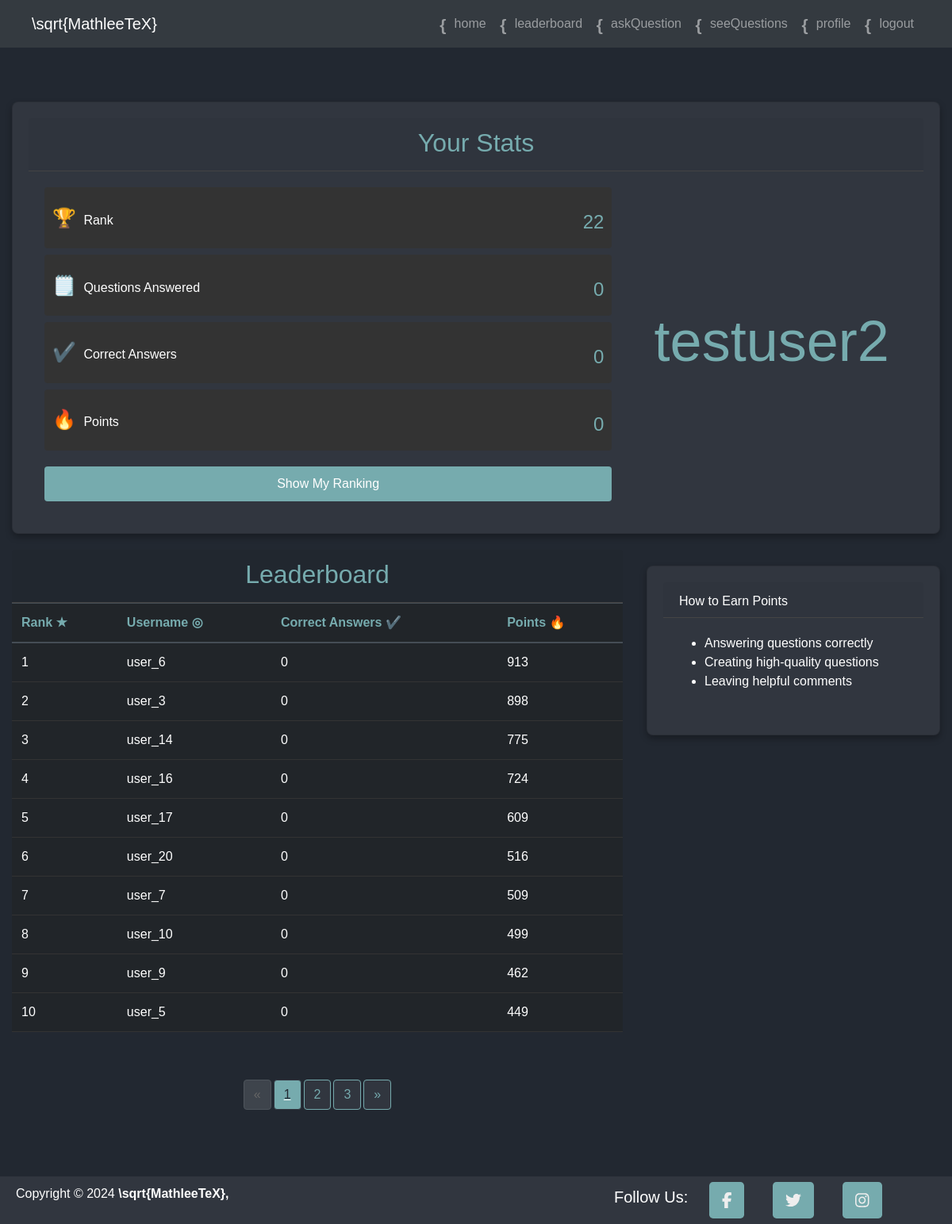
/leaderboard (signed in), run on the app's committed database.
### app/models.py (models this page shows, shortened)
class users(UserMixin, db.Model):
    user_id = db.Column(db.Integer, primary_key=True)
    username = db.Column(db.String, unique=True, nullable=False)
    email = db.Column(db.String, unique=True, nullable=False)
    password = db.Column(db.String, nullable=False)
    sign_up_date = db.Column(db.DateTime, default=datetime.utcnow)
    points = db.Column(db.Integer, default=0)
    @property
    def questions_answered_correctly(self):
        return user_answers.query.filter_by(user_id=self.user_id, is_correct=True).count()
    @property
    def total_questions_answered(self):
        return user_answers.query.filter_by(user_id=self.user_id).count()

### app/routes.py (the view, shortened to what this page needs)
@app.route('/leaderboard')
def leaderboard():
    page, per_page, offset = get_page_args(page_parameter='page', per_page_parameter='per_page')
    total = users.query.count()
    show_me = 'show_me' in request.args
    user_list = get_users(offset=offset, per_page=per_page)
    rank = None
    if current_user.is_authenticated and request.args.get('show_me'):
        rank = users.query.filter(users.points > current_user.points).count() + 1
        page = (rank - 1) // per_page + 1
        offset = (page - 1) * per_page
        user_list = get_users(offset=offset, per_page=per_page)
    pagination = Pagination(page=page, per_page=per_page, total=total)
    current_user_stats = None
    if current_user.is_authenticated:
        if rank is None:
            rank = users.query.filter(users.points > current_user.points).count() + 1
        current_user_stats = {
            'username': current_user.username,
            'points': current_user.points,
            'date_joined': current_user.sign_up_date.strftime('%Y-%m-%d'),
            'questions_answered_correctly': current_user.questions_answered_correctly,
            'total_questions_answered': current_user.total_questions_answered,
            'rank': rank
        }
    return render_template('leaderboard.html', users=user_list, page=page,
                           per_page=per_page, pagination=pagination, current_user_stats=current_user_stats)

### app/__init__.py (called while the page is built)
@login_manager.user_loader
def load_user(user_id):
    return models.users.query.get(int(user_id))

### app/routes.py (called while the page is built)
def get_users(offset=0, per_page=10):
    return users.query.order_by(users.points.desc()).slice(offset, offset + per_page).all()

### app/templates/leaderboard.html (shortened to what this page needs)
{% extends "katexscripts.html" %}
{% block body %}
<div class="container-fluid mt-5">
    <div class="row">
        {% if current_user.is_authenticated %}
        <div class="col-12 mb-4">
            <div class="card text-white">
                <div class="card-header">
                    <h2>Your Stats</h2>
                </div>
                <div class="card-body">
                    <div class="row">
                        <div class="col-md-8">
                            <div class="stat-container d-flex align-items-center justify-content-between mb-2">
                                <div>
                                    <span class="stat-icon">🏆</span>
                                    <span>Rank</span>
                                </div>
                                <h4>{{ current_user_stats.rank }}</h4>
                            </div>
                            <div class="stat-container d-flex align-items-center justify-content-between mb-2">
                                <div>
                                    <span class="stat-icon">🗒️</span>
                                    <span>Questions Answered</span>
                                </div>
                                <h4>{{ current_user_stats.total_questions_answered }}</h4>
                            </div>
                            <div class="stat-container d-flex align-items-center justify-content-between mb-2">
                                <div>
                                    <span class="stat-icon">✔️</span>
                                    <span>Correct Answers</span>
                                </div>
                                <h4>{{ current_user_stats.questions_answered_correctly }}</h4>
                            </div>
                            <div class="stat-container d-flex align-items-center justify-content-between mb-2">
                                <div>
                                    <span class="stat-icon">🔥</span>
                                    <span>Points</span>
                                </div>
                                <h4>{{ current_user_stats.points }}</h4>
                            </div>
                            {% if current_user_stats %}
                            <a href="{{ url_for('leaderboard', show_me=True) }}" class="start-button btn btn-info">Show My Ranking</a>
                            {% endif %}
                        </div>
                        <div class="col-md-4 d-flex align-items-center justify-content-center">
                            <div class="username-display text-center">
                                <h1 class="display-3">{{ current_user.username }}</h1>
                            </div>
                        </div>
                    </div>
                </div>
        </div>
        {% endif %}
        <div class="row">
        <div class="col-md-8">
            <div class="card-header">
                <h2>Leaderboard</h2>
              </div>
            <table class="table table-dark table-hover">
                <thead>
                    <tr>
                        <th scope="col">Rank ★</th>
                        <th scope="col">Username ◎</th>
                        <th scope="col">Correct Answers ✔️</th>
                        <th scope="col">Points 🔥</th>
                    </tr>
                </thead>
                <tbody>
                    {% for user in users %}
                    <tr class="{{ 'table-info' if current_user.is_authenticated and user.username == current_user.username }}">
                        <td>{{ loop.index + (page - 1) * per_page }}</td>
                        <td>{{ user.username }}</td>
                        <td>{{ user.questions_answered_correctly }}</td>
                        <td>{{ user.points }}</td>
                    </tr>
                    {% endfor %}
                </tbody>
            </table>
            <br>
            {% if pagination.total_pages > 1 %}
            <nav>
                {{ pagination.links }}
            </nav>
            {% endif %}
        </div>
        <div class="col-md-4">
            <div class="card  text-white">
                <div class="card-header">How to Earn Points</div>
                <div class="card-body">
                    <ul>
                        <li>Answering questions correctly</li>
                        <li>Creating high-quality questions</li>
                        <li>Leaving helpful comments</li>
                    </ul>
                </div>
            </div>
        </div>
        </div>
    </div>
</div>
{% endblock %}

### app/static/CSS/style.css (style rules this page uses)
body { margin: 0; padding-top: 60px; font-family: "Computer Modern Bright", sans-serif; background-color: #222831; color: #FFF; }

### data on the page
users: username "testuser2"
users: username "user_6", questions_answered_correctly "0", points "913"
users: username "user_3", questions_answered_correctly "0", points "898"
users: username "user_14", questions_answered_correctly "0", points "775"
users: username "user_16", questions_answered_correctly "0", points "724"
users: username "user_17", questions_answered_correctly "0", points "609"
users: username "user_20", questions_answered_correctly "0", points "516"
users: username "user_7", questions_answered_correctly "0", points "509"
users: username "user_10", questions_answered_correctly "0", points "499"
users: username "user_9", questions_answered_correctly "0", points "462"
users: username "user_5", questions_answered_correctly "0", points "449"

### other printed values
{{ current_user_stats.rank }} "22"
{{ current_user_stats.total_questions_answered }} "0"
{{ current_user_stats.questions_answered_correctly }} "0"
{{ current_user_stats.points }} "0"
{{ pagination.links }} "« 1 2 3 »"
